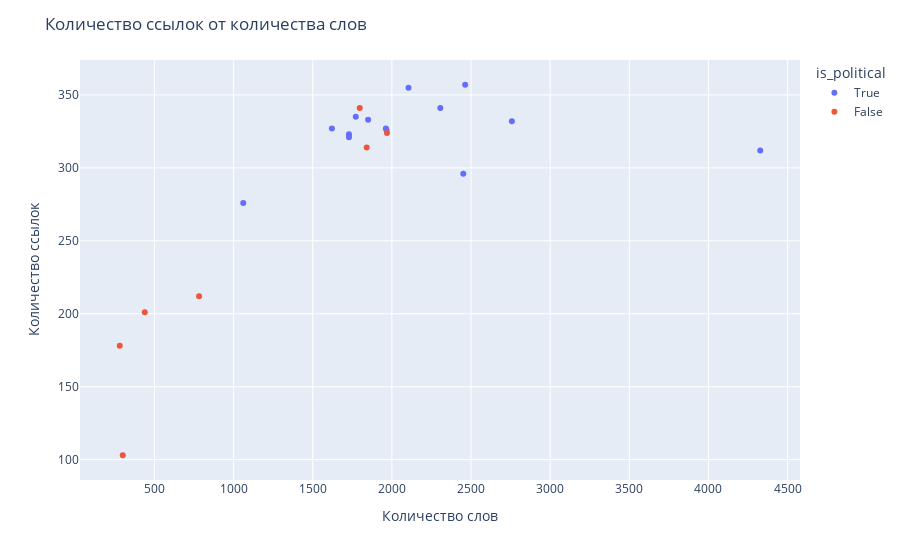

Here is the notebook cell this chart was saved with:
### Code cell
# TODO нормальные подписи точек
fig = px.scatter(table, x = 'num_words', y = 'num_links', color='is_political', hover_name = 'small_title')
fig.update_layout(
    title='Количество ссылок от количества слов',
    xaxis={'title':'Количество слов'},
    yaxis={'title':'Количество ссылок'})
fig.show()

### Figure 1 — Plotly figure (JSON) as saved in the notebook; plotly's stock layout.template omitted (floating-point values rounded to 4 significant figures)
{"data": [{"hovertemplate": "<b>%{hovertext}</b><br><br>is_political=True<br>num_words=%{x}<br>num_links=%{y}<extra></extra>", "hovertext": ["Home - BBC News", "Coronavirus - BBC News", "World - BBC News", "Business - BBC News", "Technology - BBC News", "Science & Environment - BBC Ne", "Entertainment & Arts - BBC New", "Health - BBC News", "In Pictures - BBC News", "Reality Check - BBC News", "Africa - BBC News", "Asia - BBC News", "Middle East - BBC News", "US & Canada - BBC News"], "legendgroup": "True", "marker": {"color": "#636efa", "symbol": "circle"}, "mode": "markers", "name": "True", "orientation": "v", "showlegend": true, "type": "scatter", "x": [1061, 1772, 2463, 2758, 1729, 1962, 1850, 1729, 1621, 2451, 4327, 1966, 2306, 2105], "xaxis": "x", "y": [276, 335, 357, 332, 323, 327, 333, 321, 327, 296, 312, 326, 341, 355], "yaxis": "y"}, {"hovertemplate": "<b>%{hovertext}</b><br><br>is_political=False<br>num_words=%{x}<br>num_links=%{y}<extra></extra>", "hovertext": ["One-minute World News - BBC Ne", "Stories - BBC News", "BBC World News: 24 hour news T", "Newsbeat - BBC News", "Long Reads - BBC News", "Your Coronavirus Stories - BBC", "England - BBC News"], "legendgroup": "False", "marker": {"color": "#EF553B", "symbol": "circle"}, "mode": "markers", "name": "False", "orientation": "v", "showlegend": true, "type": "scatter", "x": [300, 782, 439, 281, 1841, 1969, 1797], "xaxis": "x", "y": [103, 212, 201, 178, 314, 324, 341], "yaxis": "y"}], "layout": {"legend": {"title": {"text": "is_political"}, "tracegroupgap": 0}, "margin": {"t": 60}, "title": {"text": "Количество ссылок от количества слов"}, "xaxis": {"anchor": "y", "domain": [0, 1], "title": {"text": "Количество слов"}}, "yaxis": {"anchor": "x", "domain": [0, 1], "title": {"text": "Количество ссылок"}}}}
